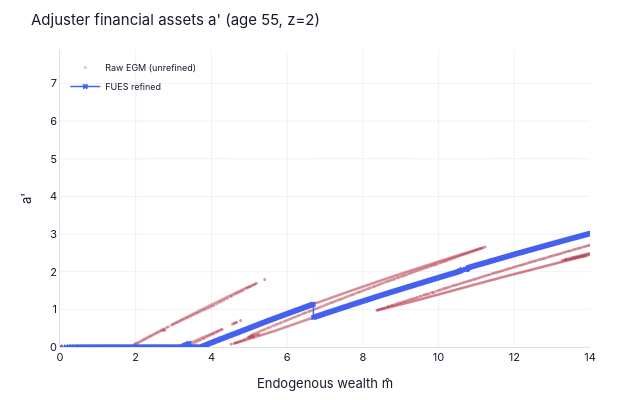
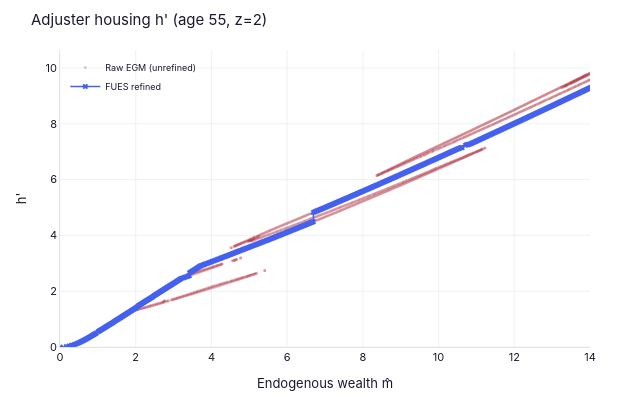
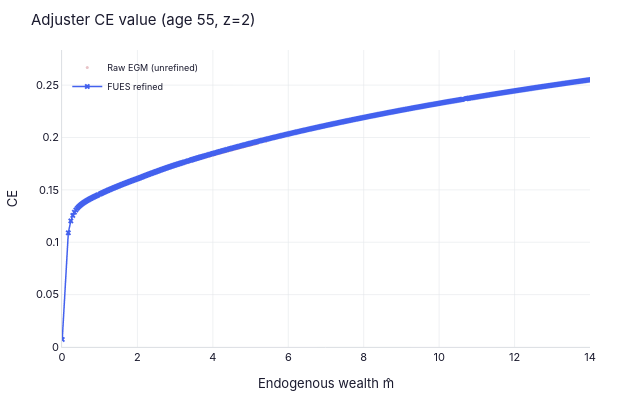

Here is the notebook cell these charts were saved with, in order:
### Code cell
# ── Interactive plotly (zoom/pan to inspect dense crossings) ──
try:
    from examples.durables.outputs import nb_plot_adjuster_egm_interactive
    fig_a, fig_h, fig_v = nb_plot_adjuster_egm_interactive(
        results['FUES']['nest'], results['FUES']['grids'], plot_t=55, i_z=0)
    fig_a.show()
    fig_h.show()
    fig_v.show()
except Exception as e:
    print(f'Interactive plots skipped: {e}')

### Figure 1 — Plotly figure (JSON) as saved in the notebook; plotly's stock layout.template omitted (floating-point values rounded to 4 significant figures; data arrays with more than 128 entries replaced by an {"elided": "..."} marker saying what was removed)
{"data": [{"marker": {"color": "#b23a48", "opacity": 0.3, "size": 3}, "mode": "markers", "name": "Raw EGM (unrefined)", "type": "scattergl", "x": {"elided": "1955 float values"}, "y": {"elided": "1955 float values"}}, {"line": {"color": "#4361ee", "width": 1.5}, "marker": {"color": "#4361ee", "size": 5, "symbol": "x"}, "mode": "lines+markers", "name": "FUES refined", "type": "scattergl", "x": {"elided": "624 float values"}, "y": {"elided": "624 float values"}}], "layout": {"dragmode": "zoom", "font": {"color": "#1a1a2e", "family": "Inter, Helvetica Neue, Arial, sans-serif", "size": 11}, "height": 400, "legend": {"bgcolor": "rgba(0,0,0,0)", "borderwidth": 0, "font": {"size": 9}, "x": 0.01, "y": 0.99}, "margin": {"b": 40, "l": 60, "r": 30, "t": 50}, "paper_bgcolor": "#ffffff", "plot_bgcolor": "#ffffff", "title": {"text": "Adjuster financial assets a' (age 55, z=2)"}, "width": 620, "xaxis": {"gridcolor": "#e5e7eb", "gridwidth": 0.6, "linecolor": "#d1d5db", "linewidth": 0.8, "range": [0, 14], "tickfont": {"color": "#1a1a2e"}, "title": {"font": {"color": "#1a1a2e"}, "text": "Endogenous wealth m̂"}, "zerolinecolor": "#e5e7eb"}, "yaxis": {"gridcolor": "#e5e7eb", "gridwidth": 0.6, "linecolor": "#d1d5db", "linewidth": 0.8, "rangemode": "tozero", "tickfont": {"color": "#1a1a2e"}, "title": {"font": {"color": "#1a1a2e"}, "text": "a'"}, "zerolinecolor": "#e5e7eb"}}}

### Figure 2 — Plotly figure (JSON) as saved in the notebook; plotly's stock layout.template omitted (floating-point values rounded to 4 significant figures; data arrays with more than 128 entries replaced by an {"elided": "..."} marker saying what was removed)
{"data": [{"marker": {"color": "#b23a48", "opacity": 0.3, "size": 3}, "mode": "markers", "name": "Raw EGM (unrefined)", "type": "scattergl", "x": {"elided": "1955 float values"}, "y": {"elided": "1955 float values"}}, {"line": {"color": "#4361ee", "width": 1.5}, "marker": {"color": "#4361ee", "size": 5, "symbol": "x"}, "mode": "lines+markers", "name": "FUES refined", "type": "scattergl", "x": {"elided": "624 float values"}, "y": {"elided": "624 float values"}}], "layout": {"dragmode": "zoom", "font": {"color": "#1a1a2e", "family": "Inter, Helvetica Neue, Arial, sans-serif", "size": 11}, "height": 400, "legend": {"bgcolor": "rgba(0,0,0,0)", "borderwidth": 0, "font": {"size": 9}, "x": 0.01, "y": 0.99}, "margin": {"b": 40, "l": 60, "r": 30, "t": 50}, "paper_bgcolor": "#ffffff", "plot_bgcolor": "#ffffff", "title": {"text": "Adjuster housing h' (age 55, z=2)"}, "width": 620, "xaxis": {"gridcolor": "#e5e7eb", "gridwidth": 0.6, "linecolor": "#d1d5db", "linewidth": 0.8, "range": [0, 14], "tickfont": {"color": "#1a1a2e"}, "title": {"font": {"color": "#1a1a2e"}, "text": "Endogenous wealth m̂"}, "zerolinecolor": "#e5e7eb"}, "yaxis": {"gridcolor": "#e5e7eb", "gridwidth": 0.6, "linecolor": "#d1d5db", "linewidth": 0.8, "rangemode": "tozero", "tickfont": {"color": "#1a1a2e"}, "title": {"font": {"color": "#1a1a2e"}, "text": "h'"}, "zerolinecolor": "#e5e7eb"}}}

### Figure 3 — Plotly figure (JSON) as saved in the notebook; plotly's stock layout.template omitted (floating-point values rounded to 4 significant figures; data arrays with more than 128 entries replaced by an {"elided": "..."} marker saying what was removed)
{"data": [{"marker": {"color": "#b23a48", "opacity": 0.3, "size": 3}, "mode": "markers", "name": "Raw EGM (unrefined)", "type": "scattergl", "x": {"elided": "1955 float values"}, "y": {"elided": "1955 float values"}}, {"line": {"color": "#4361ee", "width": 1.5}, "marker": {"color": "#4361ee", "size": 5, "symbol": "x"}, "mode": "lines+markers", "name": "FUES refined", "type": "scattergl", "x": {"elided": "624 float values"}, "y": {"elided": "624 float values"}}], "layout": {"dragmode": "zoom", "font": {"color": "#1a1a2e", "family": "Inter, Helvetica Neue, Arial, sans-serif", "size": 11}, "height": 400, "legend": {"bgcolor": "rgba(0,0,0,0)", "borderwidth": 0, "font": {"size": 9}, "x": 0.01, "y": 0.99}, "margin": {"b": 40, "l": 60, "r": 30, "t": 50}, "paper_bgcolor": "#ffffff", "plot_bgcolor": "#ffffff", "title": {"text": "Adjuster CE value (age 55, z=2)"}, "width": 620, "xaxis": {"gridcolor": "#e5e7eb", "gridwidth": 0.6, "linecolor": "#d1d5db", "linewidth": 0.8, "range": [0, 14], "tickfont": {"color": "#1a1a2e"}, "title": {"font": {"color": "#1a1a2e"}, "text": "Endogenous wealth m̂"}, "zerolinecolor": "#e5e7eb"}, "yaxis": {"gridcolor": "#e5e7eb", "gridwidth": 0.6, "linecolor": "#d1d5db", "linewidth": 0.8, "rangemode": "tozero", "tickfont": {"color": "#1a1a2e"}, "title": {"font": {"color": "#1a1a2e"}, "text": "CE"}, "zerolinecolor": "#e5e7eb"}}}
